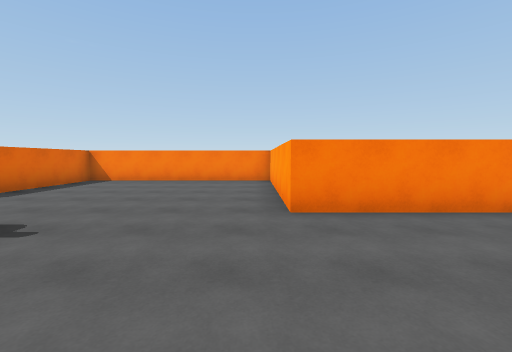
[1] (above)

14 first-person views from a walk through a Unity game level. The camera is 1.5 m above the floor, tilts 4° down and sees 90° across. The floor is counted in squares, 2 m on a side. Each view is taken from the middle of a square. On the plan, view 1 faces up. The plan holds only what a view shows up to about 9 squares ahead; the rest is blank. The place goes on beyond the plan. The player character is not drawn.

[2]
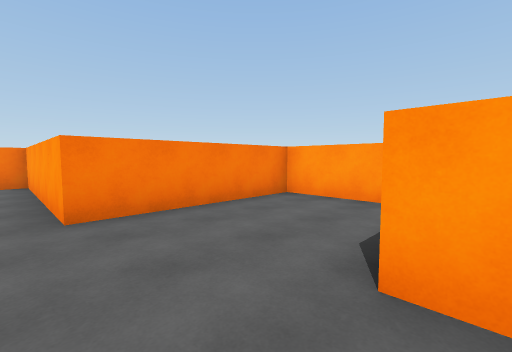

[3]
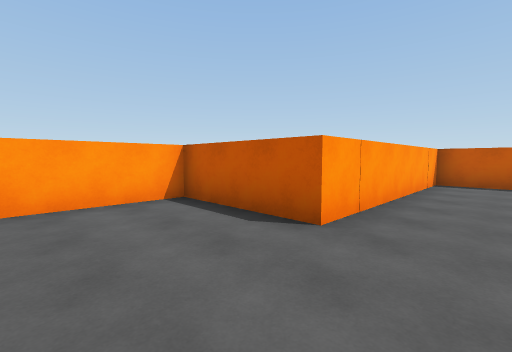

[4]
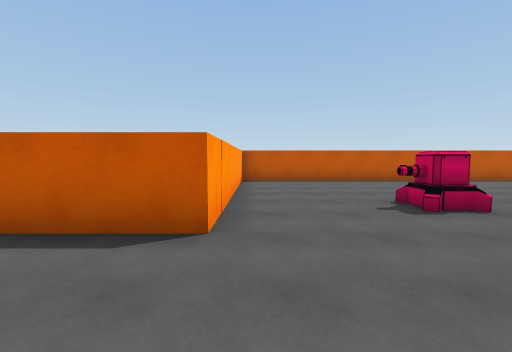

[5]
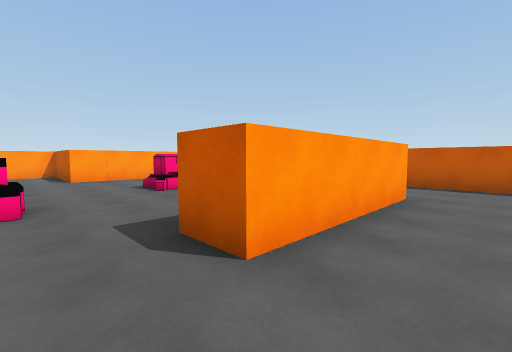

[6]
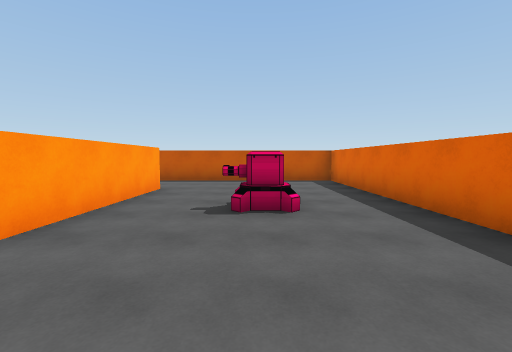

[7]
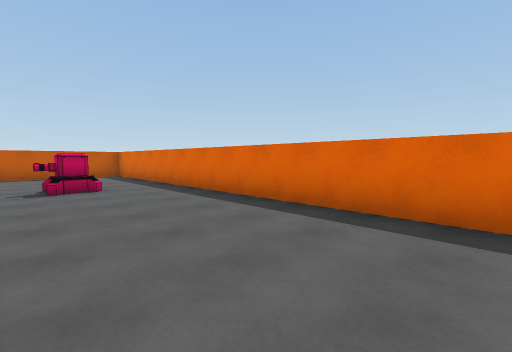

[8]
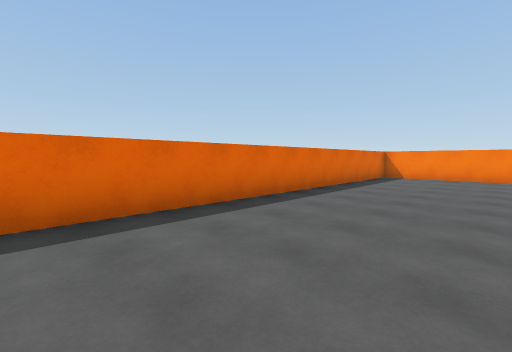

[9]
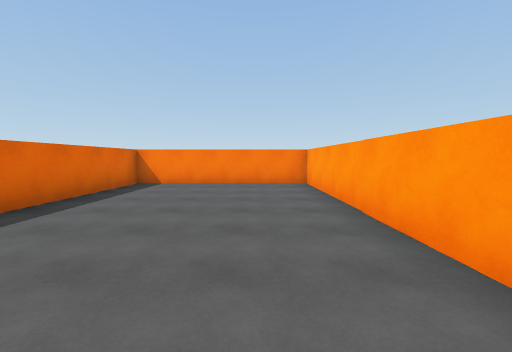

[10]
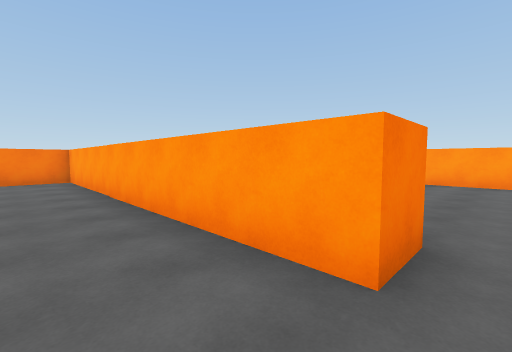

[11]
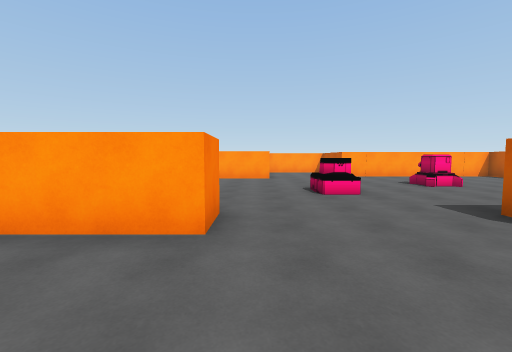

[12]
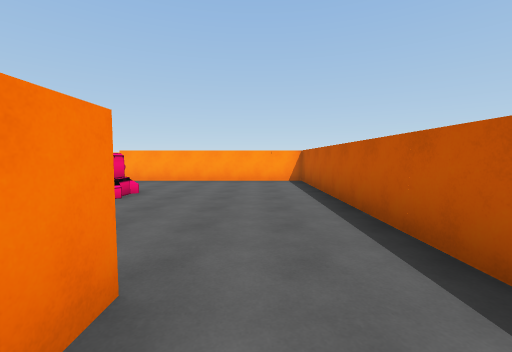

[13]
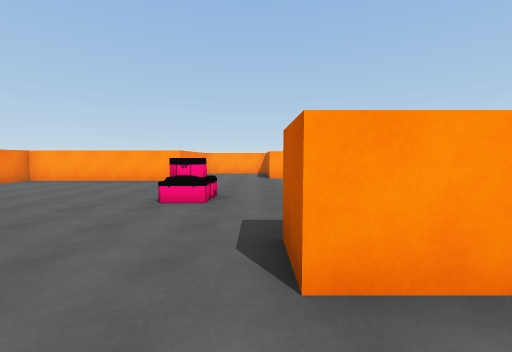

[14]
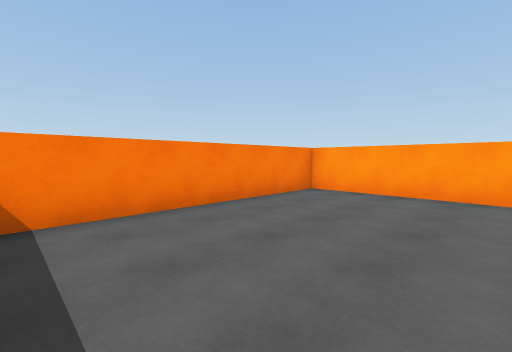

### Floor plan
Points are (right, up) in squares from view 1. A wall is a line through its corners. A room is listed if a view was taken in it or the views show most of it. See-through windows are left out.
Room 1 (views 1, 2, 3, 4, 5, 6, 7, 8, 9, 10, 11, 12, 13, 14)
walls: (-5.5, 4.5) (-6.5, 4.5) (-6.5, 9.5); (-5.6, -3.3) (-6.5, -3.3) (-6.5, 0.7) (-5.6, 0.7); (-6.4, 13.5) (-11.5, 13.5) (-11.5, -5.5) (1.5, -5.5) (1.5, 0.5) (4.5, 0.5) (4.5, 3.5) (0.5, 3.5) (0.5, 8.5) (-5.5, 8.5) (-5.5, 5.5)
objects: other object (-9, -1); other object (-6, 10); other object (-6, 11); other object (-6, 12); other object (-6, 13); other object (-3, 2); other object (-2, -1)

Where each view was taken, in squares from view 1:
view 1: 0 up, 0 right, facing up
view 2: 0 up, 0 right, facing up-right
view 3: 3 up, 0 right, facing down-right
view 4: 3 up, 1 right, facing down
view 5: 2 up, 8 left, facing down-right
view 6: 3 up, 9 left, facing down
view 7: 6 up, 8 left, facing down-left
view 8: 3 up, 8 left, facing up-left
view 9: 6 up, 8 left, facing up
view 10: 4 up, 8 left, facing up-right
view 11: 4 up, 9 left, facing right
view 12: 4 down, 7 left, facing right
view 13: 1 up, 8 left, facing right
view 14: 5 up, 5 left, facing up-right
